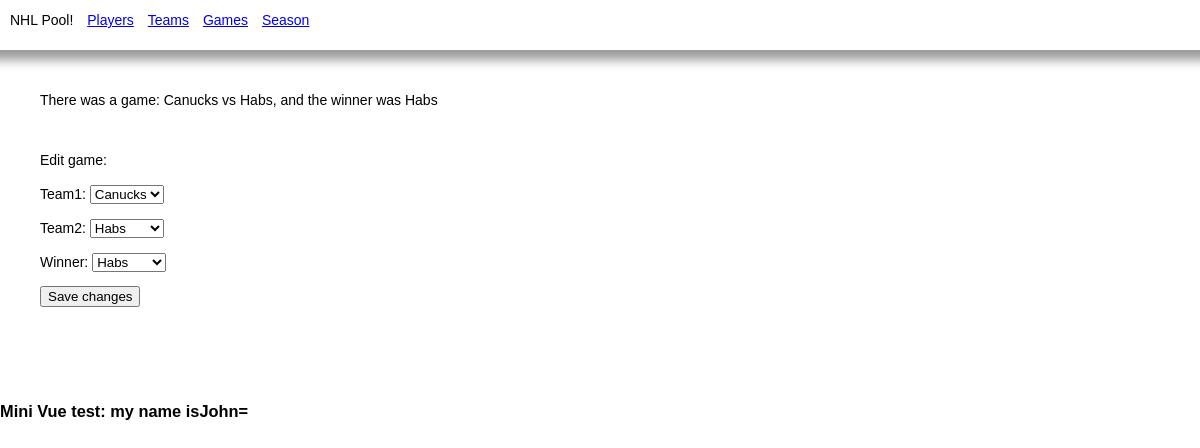
The page /editgame10 on the database as committed earlier.
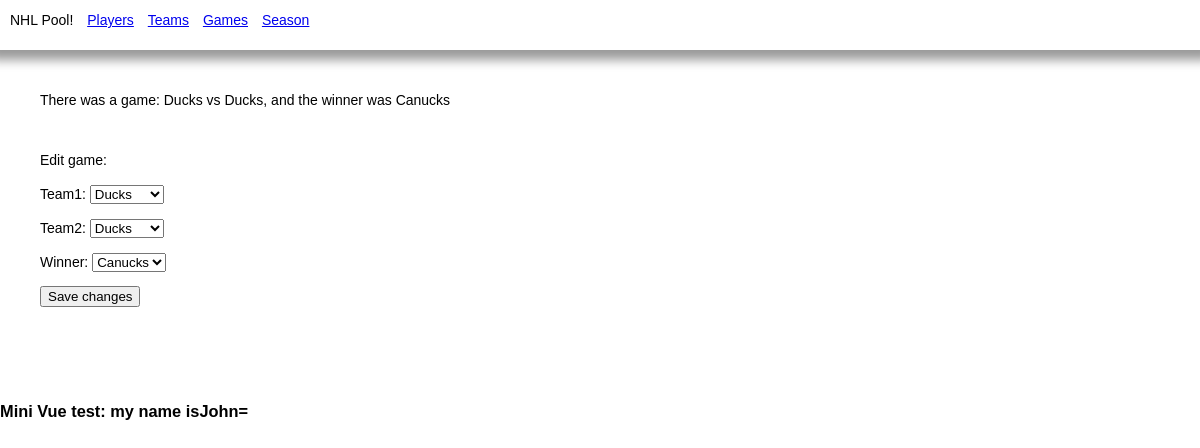
The same page on the database as committed later.
### polls/models.py (models this page shows, shortened)
class Game(models.Model):
    team1 = models.ForeignKey(Team, related_name='team1', on_delete=models.DO_NOTHING)
    team2 = models.ForeignKey(Team, related_name='team2', on_delete=models.DO_NOTHING)
    winner = models.ForeignKey(Team, related_name='winner', on_delete=models.DO_NOTHING)

class Team(models.Model):
    name = models.CharField(max_length=200, unique=True)
    imageFileName = models.CharField(max_length=200, default="file.jpg")
    objects = TeamManager()
    def __str__(self) -> str:
        return self.name

### polls/views.py (the view)
# urls.py: path("editgame<int:id>", views.editgame, name='editgame'),
def editgame(request, id):
    gm = Game.objects.get(id=id)
    if request.method == 'POST':
        form = CreateNewGame(request.POST, instance=gm)
        msg = ""
        if(form.is_valid()):
            tempGame = form.save(commit=False)
            msg = tempGame.statusMessage
            if(msg == "OK"):
                form.save()
        context = { 'game': gm, 'form': form, 'msg': msg }
        return render(request, 'polls/game.html', context)
    else:
        form = CreateNewGame(instance=gm)
        context = { 'game': gm, 'form': form }
        return render(request, 'polls/game.html', context)

### polls/forms.py
class CreateNewGame(forms.ModelForm):
    class Meta:
        model = Game
        fields = ["team1", "team2", "winner"]
    team1 = forms.ModelChoiceField(queryset=Team.objects.all().order_by('name'))
    team2 = forms.ModelChoiceField(queryset=Team.objects.all().order_by('name'))
    winner = forms.ModelChoiceField(queryset=Team.objects.all().order_by('name'))

### polls/templates/polls/game.html (shortened to what this page needs)
{% extends 'polls/base.html' %}
{% block content %}
There was a game:
{{ game.team1 }} vs {{ game.team2 }}, and the winner was {{ game.winner }}
<br><br><br>
    Edit game:
    <form method="post" action="#">
        {{form.as_p}}
        <button type="submit" name="save">Save changes</button>
    </form>
<br><br>
{% endblock %}

Rows that differ between the two databases and show on the page:
changed Game "Canucks": team1 "Canucks" → "Ducks"; team2 "Habs" → "Ducks"; winner "Habs" → "Canucks"
Other text that changed with them:
form field team1: "Canucks" → "Ducks"
form field team2: "Habs" → "Ducks"
form field winner: "Habs" → "Canucks"
